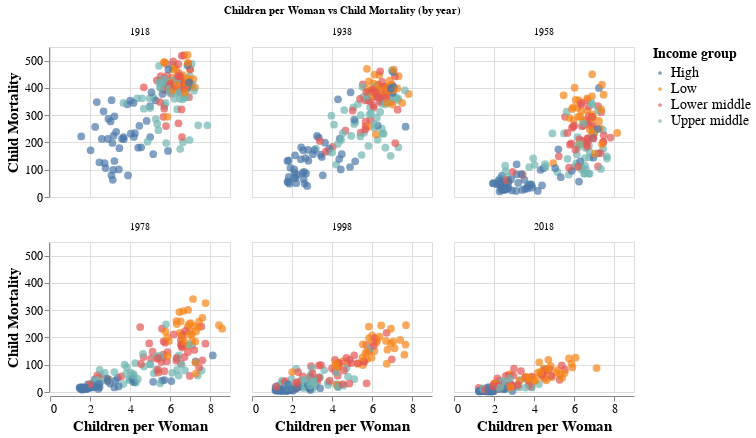

The cell this chart's notebook holds for it:
### Markdown cell above
<div class="alert alert-info" style="color:black">

### Question 4.1
rubric={accuracy:1,viz:2,reasoning:1}

<h4>
Python
</h4>
<ol type="1">
<li>Filter the data to include only the years 1918, 1938, 1958, 1978, 1998, and 2018. To do this, you need to write out the full date strings, <code>'1918-01-01'</code> etc, or use <code>pd.to_datetime</code> with <code>format=%Y</code> on a list of the year integers only, up to you which one.</li>
<li>Use filled circles to make a scatter plot with children per women on the x-axis, child mortality on the y-axis, and the circles colored by the income group.</li>
<li>Facet your data into six subplots, one for each year laid out in 3 columns and 2 rows. To avoid taking too much space, set the width and height of the plots to suitable numbers.</li>
<li>Briefly describe your interpretation of the data. Does it support what was written in the introduction to this section of the lab? Why / why not?</li>
</ol>
</div>

### Code cell
# YOUR PYTHON ANSWER GOES HERE

years = [1918, 1938, 1958, 1978, 1998, 2018]

gm_filtered3 = gm[gm["year"].isin(years)]

gm_chart3 = alt.Chart(gm_filtered3).mark_circle(
    filled=True,
    size=60
).encode(
    x=alt.X("children_per_woman:Q", title="Children per Woman"),
    y=alt.Y("child_mortality:Q", title="Child Mortality"),
    color=alt.Color(
    "income_group:N",
    title="Income group",
    legend=alt.Legend(orient="right")
)
).properties(
    width=180,
    height=150
).facet(
    facet=alt.Facet("year", title="Children per Woman vs Child Mortality (by year)"),
    columns=3
)

gm_chart3

### Figure 1 — Vega specification as saved in the notebook (floating-point values rounded to 4 significant figures; data arrays with more than 128 entries replaced by an {"elided": "..."} marker saying what was removed)
{"$schema": "https://vega.github.io/schema/vega/v5.json", "data": [{"name": "source_0", "values": {"elided": "1067 records"}}, {"name": "facet_domain", "values": [{"year": 1918, "count": 178}, {"year": 1938, "count": 178}, {"year": 1958, "count": 178}, {"year": 1978, "count": 178}, {"year": 1998, "count": 178}, {"year": 2018, "count": 177}]}, {"name": "facet_domain_row", "values": [{"data": 0.0}, {"data": 1.0}]}, {"name": "facet_domain_column", "transform": [{"type": "sequence", "start": 0.0, "stop": {"signal": "min(length(data(\"facet_domain\")), 3)"}}]}, {"name": "source_0_x_domain_children_per_woman", "values": [{"min": 1.17, "max": 8.61}]}, {"name": "source_0_y_domain_child_mortality", "values": [{"min": 1.95, "max": 521.0}]}, {"name": "source_0_color_domain_income_group", "values": [{"income_group": "Low"}, {"income_group": "Upper middle"}, {"income_group": "Lower middle"}, {"income_group": "High"}]}], "signals": [{"name": "child_width", "value": 180}, {"name": "child_height", "value": 150}], "marks": [{"type": "group", "name": "facet-title", "title": {"text": "Children per Woman vs Child Mortality (by year)", "offset": 10, "style": "guide-title"}, "role": "column-title"}, {"type": "group", "name": "row_header", "from": {"data": "facet_domain_row"}, "encode": {"update": {"height": {"signal": "child_height"}}}, "axes": [{"scale": "y", "zindex": 0, "labelOverlap": true, "tickCount": {"signal": "ceil(child_height/40)"}, "orient": "left", "title": "Child Mortality", "grid": false}], "role": "row-header"}, {"type": "group", "name": "column_footer", "from": {"data": "facet_domain_column"}, "encode": {"update": {"width": {"signal": "child_width"}}}, "axes": [{"scale": "x", "labelFlush": true, "grid": false, "labelOverlap": true, "orient": "bottom", "tickCount": {"signal": "ceil(child_width/40)"}, "zindex": 0, "title": "Children per Woman"}], "role": "column-footer"}, {"type": "group", "name": "cell", "from": {"facet": {"data": "source_0", "name": "facet", "groupby": ["year"]}}, "sort": {"field": ["datum[\"year\"]"], "order": ["ascending"]}, "encode": {"update": {"width": {"signal": "child_width"}, "height": {"signal": "child_height"}}}, "marks": [{"type": "symbol", "name": "child_marks", "from": {"data": "facet"}, "encode": {"update": {"fill": {"field": "income_group", "scale": "color"}, "size": {"value": 60}, "x": {"field": "children_per_woman", "scale": "x"}, "shape": {"value": "circle"}, "y": {"field": "child_mortality", "scale": "y"}, "opacity": {"value": 0.7}}}, "style": ["circle"]}], "axes": [{"scale": "x", "maxExtent": 0, "zindex": 0, "tickCount": {"signal": "ceil(child_width/40)"}, "domain": false, "orient": "bottom", "ticks": false, "aria": false, "grid": true, "gridScale": "y", "labels": false, "minExtent": 0}, {"scale": "y", "orient": "left", "tickCount": {"signal": "ceil(child_height/40)"}, "zindex": 0, "minExtent": 0, "ticks": false, "grid": true, "labels": false, "maxExtent": 0, "gridScale": "x", "domain": false, "aria": false}], "title": {"text": {"signal": "format(parent[\"year\"], \"\")"}, "style": "guide-label", "offset": 10, "frame": "group"}, "style": "cell"}], "scales": [{"name": "x", "type": "linear", "domain": [{"signal": "(data(\"source_0_x_domain_children_per_woman\")[0] || {}).min"}, {"signal": "(data(\"source_0_x_domain_children_per_woman\")[0] || {}).max"}], "range": [0, {"signal": "child_width"}], "zero": true, "nice": true}, {"name": "y", "type": "linear", "domain": [{"signal": "(data(\"source_0_y_domain_child_mortality\")[0] || {}).min"}, {"signal": "(data(\"source_0_y_domain_child_mortality\")[0] || {}).max"}], "range": [{"signal": "child_height"}, 0], "nice": true, "zero": true}, {"name": "color", "type": "ordinal", "domain": {"data": "source_0_color_domain_income_group", "field": "income_group", "sort": true}, "range": "category"}], "background": "white", "layout": {"padding": 20, "bounds": "full", "align": "all", "columns": 3}, "config": {"encoding": {"x": {"scale": {"zero": false}}}, "axis": {"titleFontSize": 15, "labelFontSize": 12}, "legend": {"symbolSize": 14, "titleFontSize": 14, "labelFontSize": 14}}, "legends": [{"orient": "right", "title": "Income group", "fill": "color", "symbolType": "circle", "encode": {"symbols": {"update": {"opacity": {"value": 0.7}}}}}], "padding": 5}
